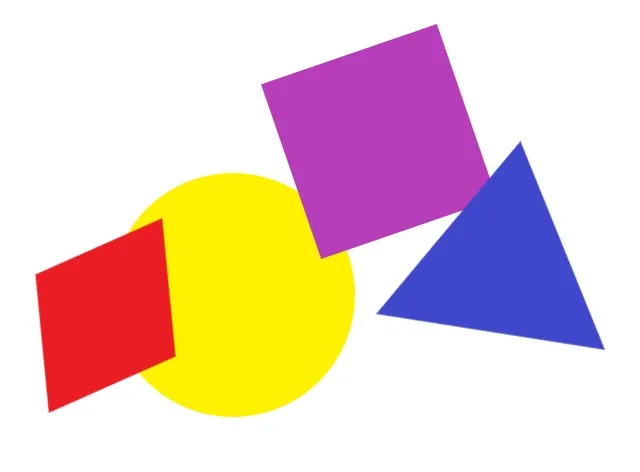
#> input picture media/geometric.jpg, 640 x 472 px
$ python ImageRotation.py
#> lines starting #> are read from the running program, lines starting #| are printed output that depends on the picture; long printed decimals are rounded
import cv2 as cv
import numpy as np
import os

def read_image(path):
#> called with path = 'media/geometric.jpg'
  if not path or not os.path.exists(path):
    return
  image=cv.imread(path, 1)
#> image is the input picture: shape (472, 640, 3); mean B, G, R 197.8, 204.1, 231.2
  cv.imshow('Image', image)
  return image

def check_sizes(image):
  height, width= image.shape[:2]
#> height = 472; width = 640
  aspect_ratio=width/height
#> aspect_ratio = 1.36
  print(f"Aspect Ratio {aspect_ratio}")
#| Aspect Ratio 1.356
  return width, height

def rotate_image(image: np.ndarray, inp_angle:int):
  width, height=check_sizes(image)
#> width = 640; height = 472
  center = (width/2, height/2)
#> center = (320, 236)
  rotate_matrix = cv.getRotationMatrix2D(center=center, angle=inp_angle, scale=1)
#> rotate_matrix = [[6.12e-17, 1, 84], [-1, 6.12e-17, 556]]
  rotated_image = cv.warpAffine(src=image, M=rotate_matrix, dsize=(width, height))
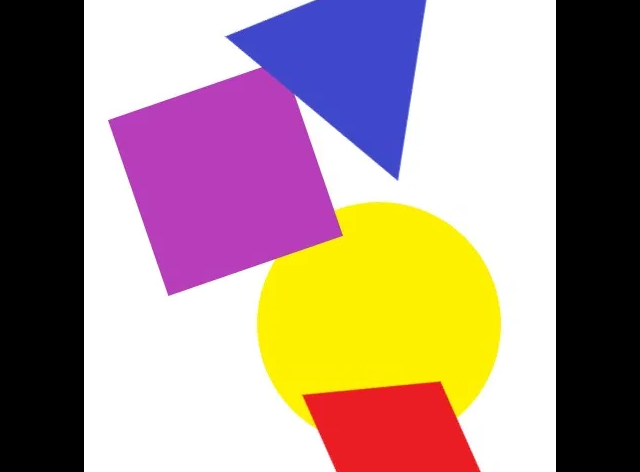
#> rotated_image: shape (472, 640, 3); mean B, G, R 135.8, 143.4, 166.4
  cv.imshow('Original image', image)
  cv.imshow('Rotated image', rotated_image)
  cv.waitKey(0)
  cv.imwrite('rotated_image.jpg', rotated_image)

def main():
  path='media/geometric.jpg'
  image=read_image(path)
  angle=90
  rotate_image(image, angle)


if __name__=="__main__":
  main()

$ run again, with media/blob_test.jpg copied over media/geometric.jpg
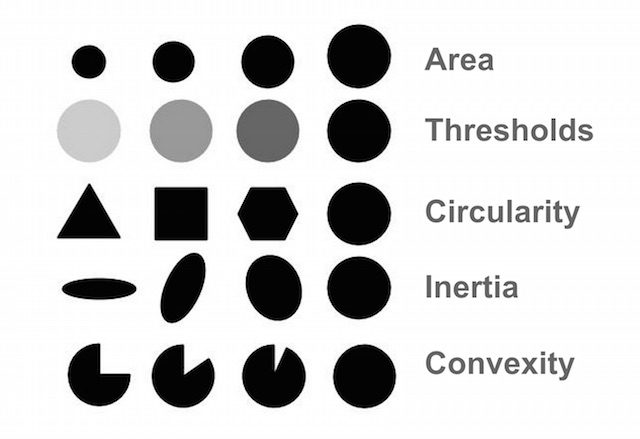
#> input picture media/blob_test.jpg, 640 x 439 px
#> in read_image, image is the input picture: shape (439, 640, 3); min 0, max 255, mean 210.2
#| Aspect Ratio 1.458
#> in rotate_image, `width, height=check_sizes(image)`: width = 640; height = 439
#> center = (320, 219.5)
#> rotate_matrix = [[6.12e-17, 1, 100.5], [-1, 6.12e-17, 539.5]]
#> in rotate_image, `rotated_image = cv.warpAffine(src=image, M=rotate_matrix, dsize=(width..`:
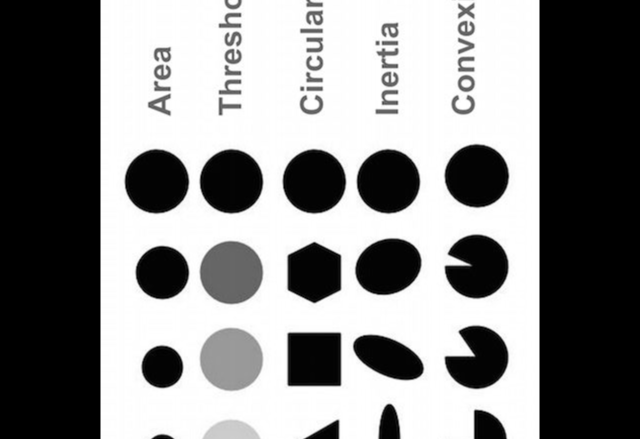
#> rotated_image: shape (439, 640, 3); min 0, max 255, mean 135.7
